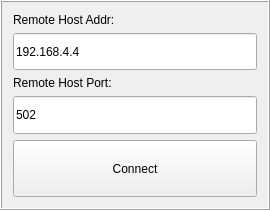
     <widget class="QFrame" name="TCP_frame">
      <property name="geometry">
       <rect>
        <x>10</x>
        <y>260</y>
        <width>270</width>
        <height>210</height>
       </rect>
      </property>
      <property name="frameShape">
       <enum>QFrame::Shape::Box</enum>
      </property>
      <property name="frameShadow">
       <enum>QFrame::Shadow::Raised</enum>
      </property>
      <layout class="QVBoxLayout" name="verticalLayout_7">
       <item>
        <layout class="QVBoxLayout" name="verticalLayout_3">
         <item>
          <widget class="QLabel" name="TCP_host_addr_label">
           <property name="maximumSize">
            <size>
             <width>16777215</width>
             <height>20</height>
            </size>
           </property>
           <property name="text">
            <string>Remote Host Addr:</string>
           </property>
          </widget>
         </item>
         <item>
          <widget class="QLineEdit" name="TCP_host_addr_lineEdit">
           <property name="sizePolicy">
            <sizepolicy hsizetype="Expanding" vsizetype="Expanding">
             <horstretch>0</horstretch>
             <verstretch>0</verstretch>
            </sizepolicy>
           </property>
           <property name="text">
            <string>192.168.4.4</string>
           </property>
          </widget>
         </item>
        </layout>
       </item>
       <item>
        <layout class="QVBoxLayout" name="verticalLayout_4">
         <item>
          <widget class="QLabel" name="TCP_host_port_label">
           <property name="maximumSize">
            <size>
             <width>16777215</width>
             <height>20</height>
            </size>
           </property>
           <property name="text">
            <string>Remote Host Port:</string>
           </property>
          </widget>
         </item>
         <item>
          <widget class="QLineEdit" name="TCP_host_port_lineEdit">
           <property name="sizePolicy">
            <sizepolicy hsizetype="Expanding" vsizetype="Expanding">
             <horstretch>0</horstretch>
             <verstretch>0</verstretch>
            </sizepolicy>
           </property>
           <property name="text">
            <string>502</string>
           </property>
          </widget>
         </item>
        </layout>
       </item>
       <item>
        <widget class="QPushButton" name="TCP_Connect_button">
         <property name="sizePolicy">
          <sizepolicy hsizetype="Minimum" vsizetype="Expanding">
           <horstretch>0</horstretch>
           <verstretch>0</verstretch>
          </sizepolicy>
         </property>
         <property name="text">
          <string>Connect</string>
         </property>
        </widget>
       </item>
      </layout>
     </widget>
